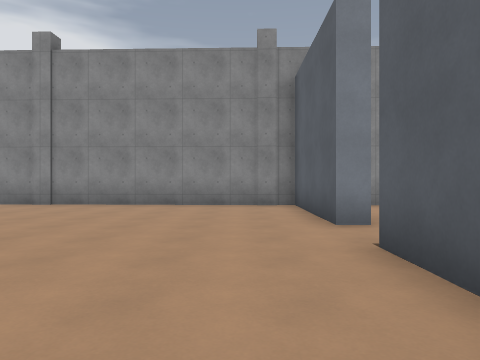
[1] (above)

22 first-person views from a walk through a Godot game level. The camera is 1.3 m above the floor, looks level and sees 70° across. The floor is counted in squares, 2 m on a side. Each view is taken from the middle of a square. On the plan, view 1 faces up. The plan holds only what a view shows up to about 10 squares ahead; the rest is blank. The place goes on beyond the plan. Characters and animated objects are not drawn. Door leaves are left out where a doorway can be walked through. Some surface patterns are stand-ins.

[2]
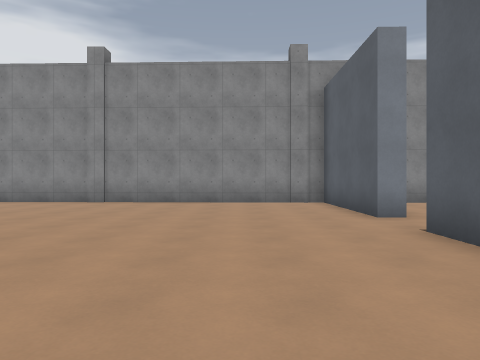

[3]
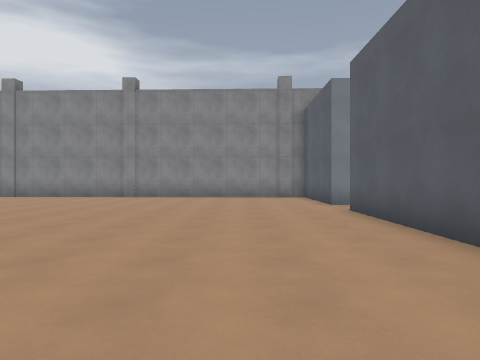

[4]
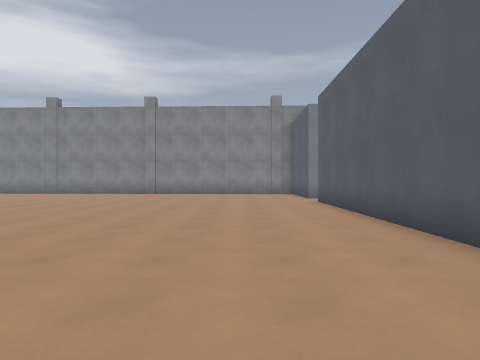

[5]
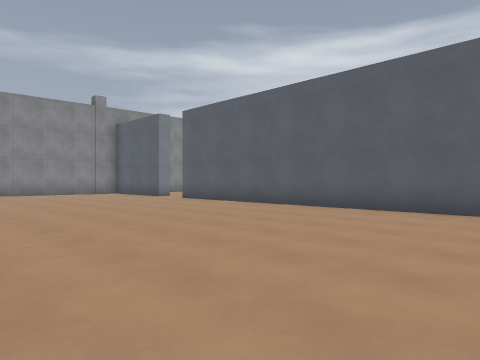

[6]
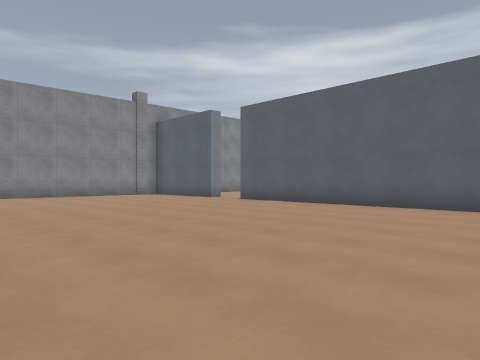

[7]
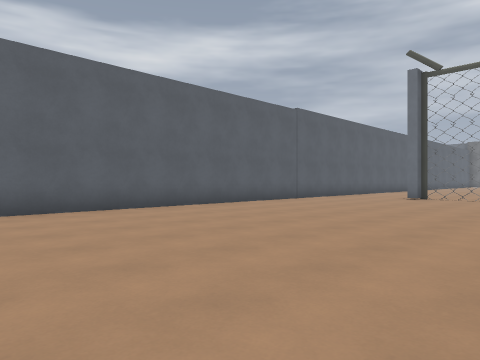

[8]
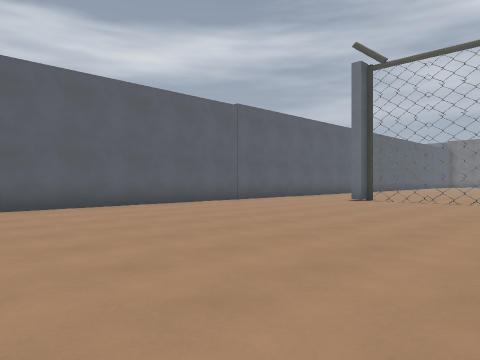

[9]
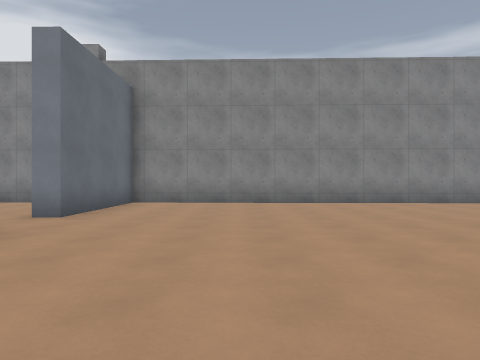

[10]
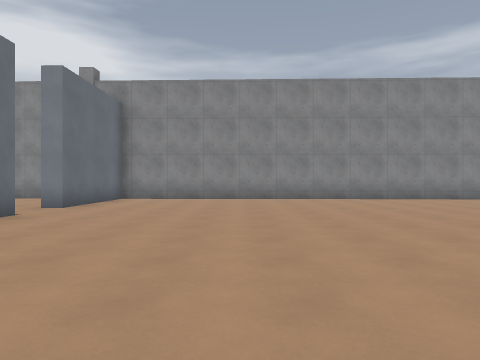

[11]
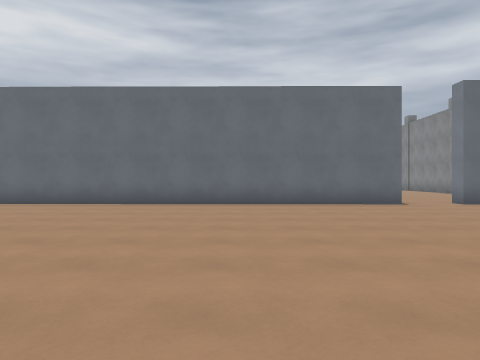

[12]
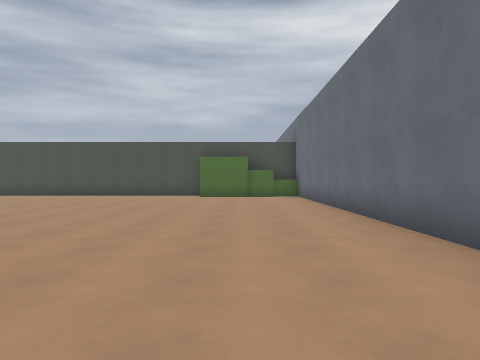

[13]
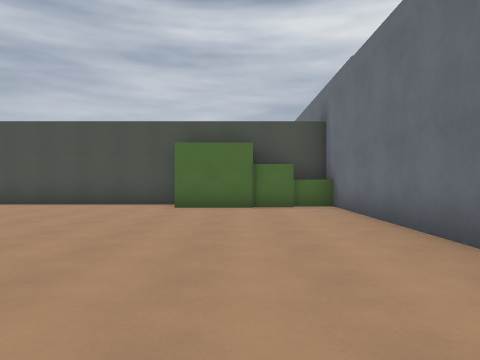

[14]
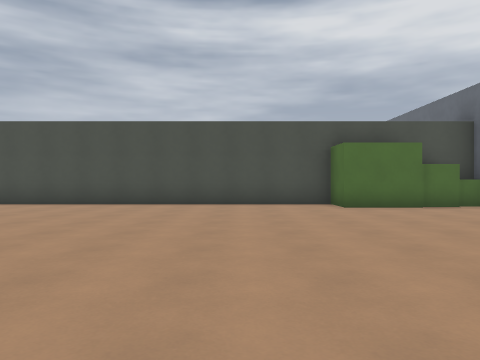

[15]
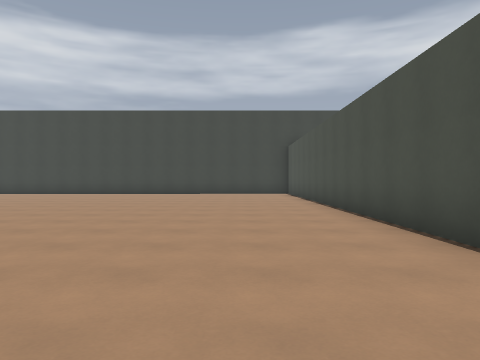

[16]
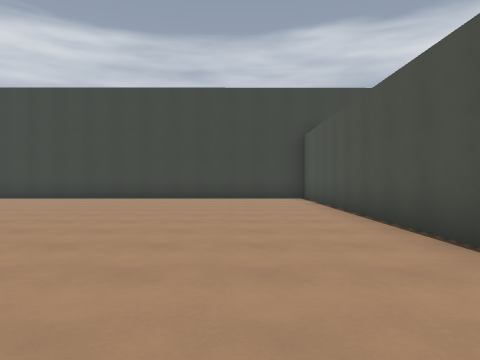

[17]
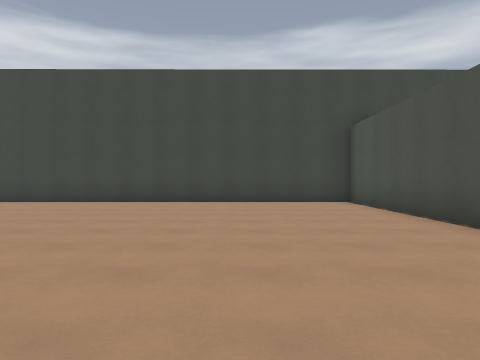

[18]
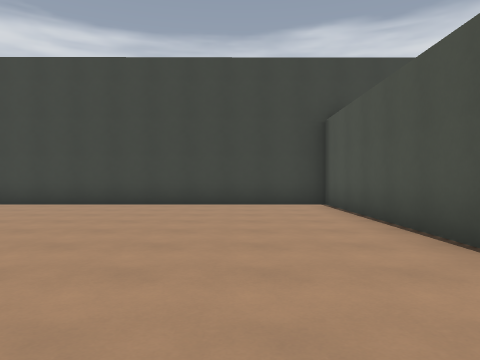

[19]
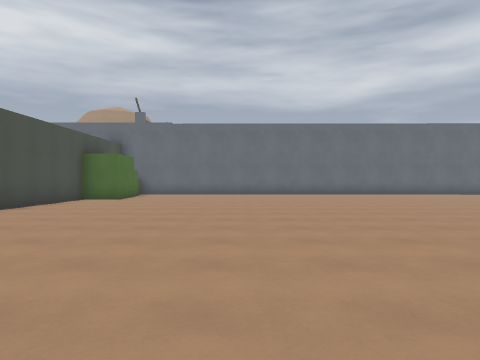

[20]
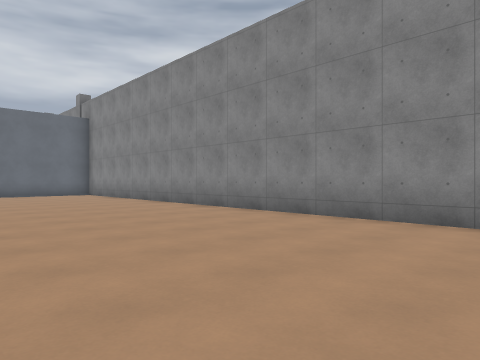

[21]
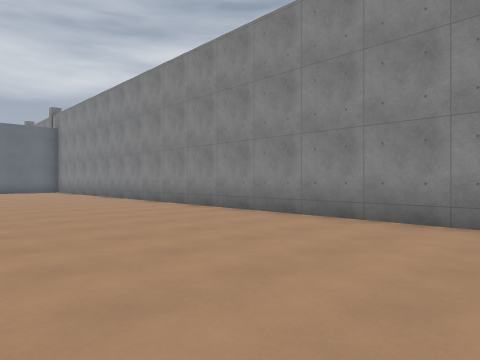

[22]
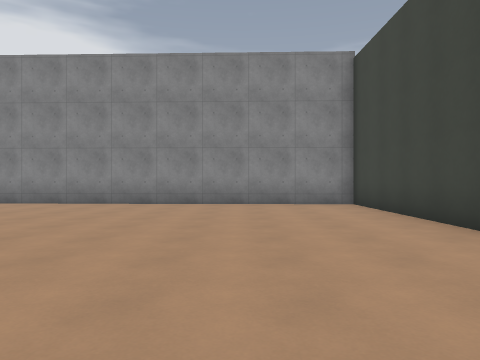

### Floor plan
Points are (right, up) in squares from view 1. A wall is a line through its corners. A room is listed if a view was taken in it or the views show most of it. See-through windows are left out.
Room 1 (views 1, 2, 3, 4, 5, 6, 7, 8)
walls: (1.2, -11) (1.4, 3.4); (1.4, 4.9) (1.4, 8.9) (-6.4, 9.1); (-5.1, -15.7) (-3.5, -15.7)
ways out: opening at (1, 4) to room 2
Room 2 (views 9, 10, 11, 12, 13, 14, 15, 16, 17, 18, 19, 20, 21, 22)
walls: (1.9, 3.4) (1.7, -14.3); (25.1, 3.4) (25, 8.2) (1.9, 8.9) (1.9, 4.9) (1.4, 4.9); (3.6, -14.1) (5.5, -14.1) (5.5, -15.3) (25.1, -15.3) (25.1, -6.6)
ways out: opening at (1, 4) to room 1; opening at (3, -14)

Positions as (right, up) in squares from view 1, and headings:
1: (0, 0), facing up
2: (-1, -1), facing up
3: (-1, -4), facing up
4: (-1, -7), facing up
5: (-6, -7), facing up-right
6: (-7, -5), facing up-right
7: (-6, -3), facing down-right
8: (-7, -5), facing down-right
9: (5, -1), facing up
10: (6, -3), facing up
11: (11, -1), facing left
12: (4, -1), facing down
13: (4, -6), facing down
14: (8, -6), facing down
15: (9, -13), facing right
16: (13, -13), facing right
17: (15, -12), facing right
18: (16, -13), facing right
19: (17, -10), facing left
20: (17, 3), facing up-left
21: (21, 3), facing up-left
22: (22, -1), facing up
